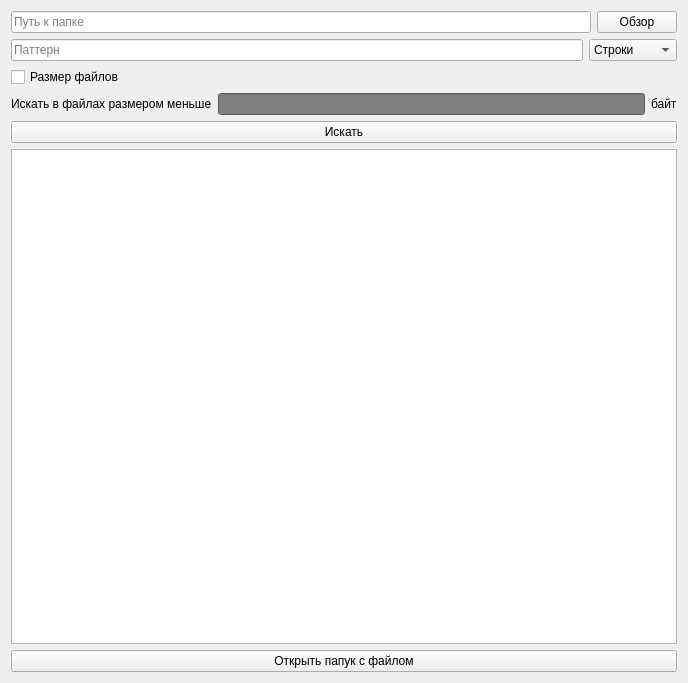
<?xml version="1.0" encoding="UTF-8"?>
<ui version="4.0">
 <class>Finder</class>
 <widget class="QWidget" name="Finder">
  <property name="geometry">
   <rect>
    <x>0</x>
    <y>0</y>
    <width>688</width>
    <height>683</height>
   </rect>
  </property>
  <property name="windowTitle">
   <string>Form</string>
  </property>
  <layout class="QVBoxLayout" name="verticalLayout">
   <item>
    <layout class="QHBoxLayout" name="horizontalLayout">
     <item>
      <widget class="QLineEdit" name="lineEdit_path">
       <property name="text">
        <string/>
       </property>
       <property name="placeholderText">
        <string>Путь к папке</string>
       </property>
      </widget>
     </item>
     <item>
      <widget class="QPushButton" name="file_review">
       <property name="text">
        <string>Обзор</string>
       </property>
      </widget>
     </item>
    </layout>
   </item>
   <item>
    <layout class="QHBoxLayout" name="horizontalLayout_2">
     <item>
      <widget class="QLineEdit" name="lineEdit_pattern">
       <property name="text">
        <string/>
       </property>
       <property name="placeholderText">
        <string>Паттерн</string>
       </property>
      </widget>
     </item>
     <item>
      <widget class="QComboBox" name="comboBox_filter">
       <item>
        <property name="text">
         <string>Строки</string>
        </property>
       </item>
       <item>
        <property name="text">
         <string>Бинарный</string>
        </property>
       </item>
       <item>
        <property name="text">
         <string>Байты</string>
        </property>
       </item>
      </widget>
     </item>
    </layout>
   </item>
   <item>
    <widget class="QCheckBox" name="checkBox_file_size">
     <property name="text">
      <string>Размер файлов</string>
     </property>
    </widget>
   </item>
   <item>
    <layout class="QHBoxLayout" name="horizontalLayout_3">
     <item>
      <widget class="QLabel" name="label">
       <property name="text">
        <string>Искать в файлах размером меньше</string>
       </property>
      </widget>
     </item>
     <item>
      <widget class="QLineEdit" name="lineEdit_file_size_filter">
       <property name="styleSheet">
        <string notr="true">background-color: gray;</string>
       </property>
       <property name="readOnly">
        <bool>true</bool>
       </property>
      </widget>
     </item>
     <item>
      <widget class="QLabel" name="label_2">
       <property name="text">
        <string>байт</string>
       </property>
      </widget>
     </item>
    </layout>
   </item>
   <item>
    <widget class="QPushButton" name="find">
     <property name="text">
      <string>Искать</string>
     </property>
    </widget>
   </item>
   <item>
    <widget class="QListWidget" name="listWidget_pathes"/>
   </item>
   <item>
    <widget class="QPushButton" name="open_path_file">
     <property name="text">
      <string>Открыть папук с файлом</string>
     </property>
    </widget>
   </item>
  </layout>
 </widget>
 <resources/>
 <connections/>
</ui>
